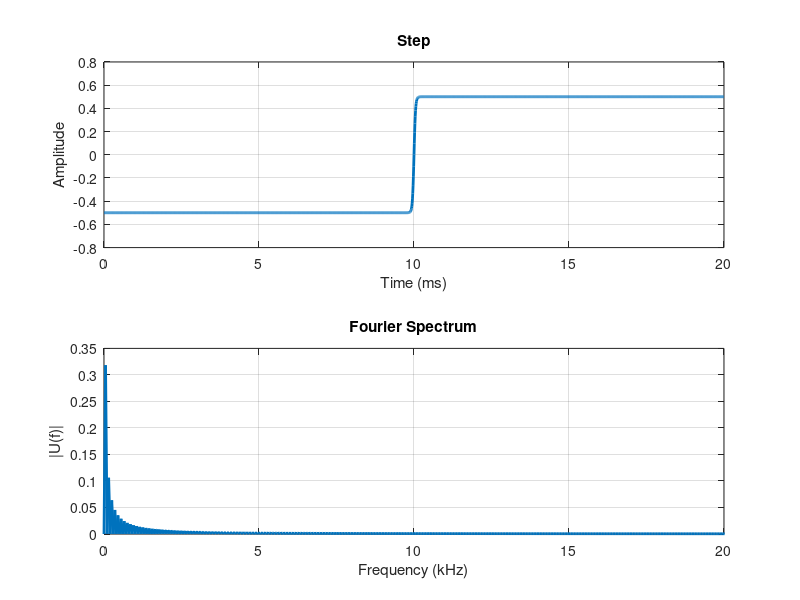

Reproduce this figure in MATLAB.
clc;
clear;
close all;

%% Parameters (IMPORTANT for high freq)
fs = 100e3;              % 100 kHz sampling
T = 0.02;                % short duration (20 ms)
t = 0:1/fs:T-1/fs;

%% Create a VERY FAST step (almost impulse-like edge)
u = zeros(size(t));

t_step = 0.01;           % step time
rise_time = 50e-6;       % 50 microseconds (very sharp!)

% Smooth but fast transition
u = 0.5*(1 + tanh((t - t_step)/rise_time));

%% Remove DC so spectrum is visible
u = u - mean(u);

%% FFT
N = length(u);
U = fft(u);
f = (0:N-1)*(fs/N);

U_mag = abs(U)/N;

%% Plot
figure;

subplot(2,1,1);
plot(t*1000, u, 'LineWidth', 2);
xlabel('Time (ms)');
ylabel('Amplitude');
title('Step');
grid on;

subplot(2,1,2);
plot(f/1000, U_mag, 'LineWidth', 2);
xlim([0 20]);   % up to 20 kHz
xlabel('Frequency (kHz)');
ylabel('|U(f)|');
title('Fourier Spectrum');
grid on;
